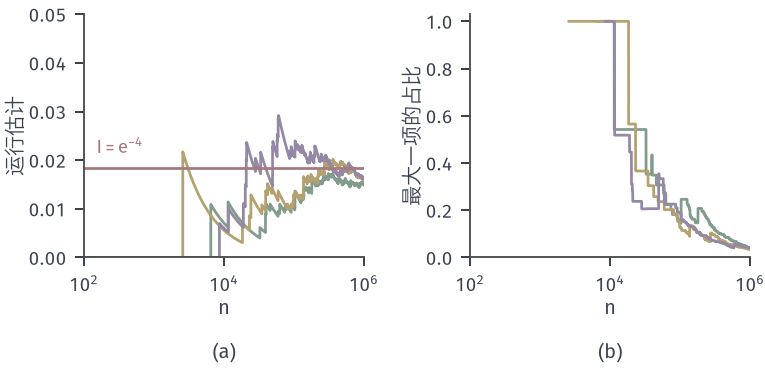

Source code (Python):
from pathlib import Path
import sys
HERE = Path(__file__).resolve().parent
sys.path.insert(0, str(HERE.parent/"budget-common"))
from budget_fig import *
# I = P(X > 4), X ~ Exp(1).  Importance sampling from q = Exp(2.2): weights w = e^{-y}/(2.2 e^{-2.2 y}) on y > 4.
# The estimator is unbiased, but E_q[(f w)^2] = int_4^inf e^{-(2-2.2)x}/2.2 dx = infinity.
# Three independent runs of 10^6 draws (seeds 11, 12, 13): (a) running estimate, (b) share of the largest single
# term in the running sum of f w.
lam = 2.2; I = math.exp(-4); N = 1_000_000
n = np.arange(1, N+1)
fig, axs = figure(width_mm=108, height_mm=52, ncols=2)
a1, a2 = axs
panel(fig, left=.11, right=.98, bottom=.3, top=.96, wspace=.38)
facts = {}
for seed, c in zip((11, 12, 13), (GREEN, YELLOW, PURPLE)):
    rng = np.random.default_rng(seed); y = rng.exponential(1/lam, N)
    t = np.where(y > 4, np.exp(-y)/(lam*np.exp(-lam*y)), 0.0)
    cs = np.cumsum(t); est = cs/n; mx = np.maximum.accumulate(t)
    share = np.where(cs > 0, mx/np.where(cs > 0, cs, 1), np.nan)
    a1.plot(n, est, color=c, lw=1.1); a2.plot(n, share, color=c, lw=1.1)
    facts[str(seed)] = {'hits': int((y > 4).sum()), 'final': float(est[-1]), 'final_share': float(share[-1]),
                        'first_hit': int(np.argmax(y > 4))+1 if (y > 4).any() else None}
a1.axhline(I, color=RED, lw=1.1)
a1.set_xscale('log'); a1.set_xlim(100, N); a1.set_ylim(0, .05)
logticks(a1, [2, 4, 6], 'x')
lab(a1, 150, I+.003, r'$I=\mathrm{e}^{-4}$', RED)
axlab(a1, r'$n$', '运行估计')
a2.set_xscale('log'); a2.set_xlim(100, N); a2.set_ylim(0, 1.03); logticks(a2, [2, 4, 6], 'x')
axlab(a2, r'$n$', '最大一项的占比')
tags(fig, axs)
save(fig, HERE, 'figure', facts); print(facts)
